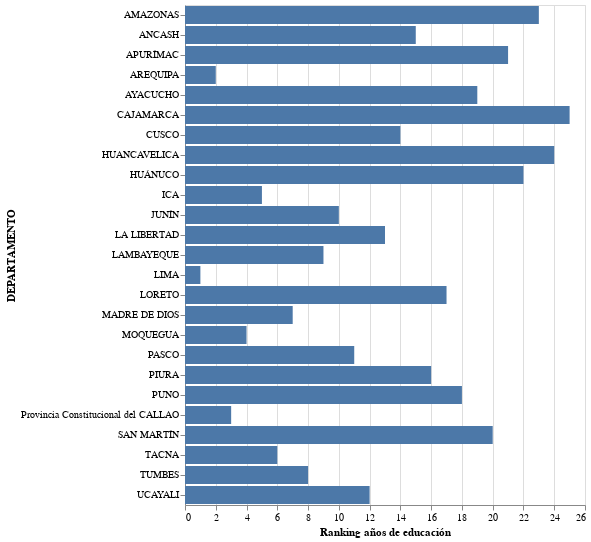

Notebook code for this chart:
### Code cell
alt.Chart(ranking_años_educacion).mark_bar().encode(
    y=alt.Y('DEPARTAMENTO'),
    x=alt.X('Ranking años de educación')
)

### Figure 1 — Vega-Lite specification as saved in the notebook (floating-point values rounded to 4 significant figures)
{"config": {"view": {"continuousWidth": 400, "continuousHeight": 300}}, "data": {"name": "data-d8afe3e5b4d89935e99edc9880beac4a"}, "mark": "bar", "encoding": {"x": {"field": "Ranking años de educación", "type": "quantitative"}, "y": {"field": "DEPARTAMENTO", "type": "nominal"}}, "$schema": "https://vega.github.io/schema/vega-lite/v4.17.0.json", "datasets": {"data-d8afe3e5b4d89935e99edc9880beac4a": [{"Ranking años de educación": 1, "DEPARTAMENTO": "LIMA", "Años de educación (Poblac. 25 y más)": 10.36}, {"Ranking años de educación": 2, "DEPARTAMENTO": "AREQUIPA", "Años de educación (Poblac. 25 y más)": 10.1}, {"Ranking años de educación": 3, "DEPARTAMENTO": "Provincia Constitucional del CALLAO", "Años de educación (Poblac. 25 y más)": 10.06}, {"Ranking años de educación": 4, "DEPARTAMENTO": "MOQUEGUA", "Años de educación (Poblac. 25 y más)": 9.922}, {"Ranking años de educación": 5, "DEPARTAMENTO": "ICA", "Años de educación (Poblac. 25 y más)": 9.905}, {"Ranking años de educación": 6, "DEPARTAMENTO": "TACNA", "Años de educación (Poblac. 25 y más)": 9.811}, {"Ranking años de educación": 7, "DEPARTAMENTO": "MADRE DE DIOS", "Años de educación (Poblac. 25 y más)": 8.726}, {"Ranking años de educación": 8, "DEPARTAMENTO": "TUMBES", "Años de educación (Poblac. 25 y más)": 8.667}, {"Ranking años de educación": 9, "DEPARTAMENTO": "LAMBAYEQUE", "Años de educación (Poblac. 25 y más)": 8.445}, {"Ranking años de educación": 10, "DEPARTAMENTO": "JUNÍN", "Años de educación (Poblac. 25 y más)": 8.381}, {"Ranking años de educación": 11, "DEPARTAMENTO": "PASCO", "Años de educación (Poblac. 25 y más)": 8.141}, {"Ranking años de educación": 12, "DEPARTAMENTO": "UCAYALI", "Años de educación (Poblac. 25 y más)": 8.052}, {"Ranking años de educación": 13, "DEPARTAMENTO": "LA LIBERTAD", "Años de educación (Poblac. 25 y más)": 8.034}, {"Ranking años de educación": 14, "DEPARTAMENTO": "CUSCO", "Años de educación (Poblac. 25 y más)": 7.798}, {"Ranking años de educación": 15, "DEPARTAMENTO": "ANCASH", "Años de educación (Poblac. 25 y más)": 7.633}, {"Ranking años de educación": 16, "DEPARTAMENTO": "PIURA", "Años de educación (Poblac. 25 y más)": 7.578}, {"Ranking años de educación": 17, "DEPARTAMENTO": "LORETO", "Años de educación (Poblac. 25 y más)": 7.56}, {"Ranking años de educación": 18, "DEPARTAMENTO": "PUNO", "Años de educación (Poblac. 25 y más)": 7.448}, {"Ranking años de educación": 19, "DEPARTAMENTO": "AYACUCHO", "Años de educación (Poblac. 25 y más)": 6.906}, {"Ranking años de educación": 20, "DEPARTAMENTO": "SAN MARTÍN", "Años de educación (Poblac. 25 y más)": 6.645}, {"Ranking años de educación": 21, "DEPARTAMENTO": "APURÍMAC", "Años de educación (Poblac. 25 y más)": 6.61}, {"Ranking años de educación": 22, "DEPARTAMENTO": "HUÁNUCO", "Años de educación (Poblac. 25 y más)": 6.573}, {"Ranking años de educación": 23, "DEPARTAMENTO": "AMAZONAS", "Años de educación (Poblac. 25 y más)": 6.051}, {"Ranking años de educación": 24, "DEPARTAMENTO": "HUANCAVELICA", "Años de educación (Poblac. 25 y más)": 5.735}, {"Ranking años de educación": 25, "DEPARTAMENTO": "CAJAMARCA", "Años de educación (Poblac. 25 y más)": 5.608}]}}
